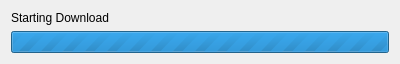
<?xml version="1.0" encoding="UTF-8"?>
<ui version="4.0">
 <class>downloadUtilityProgressDialog</class>
 <widget class="QDialog" name="downloadUtilityProgressDialog">
  <property name="geometry">
   <rect>
    <x>0</x>
    <y>0</y>
    <width>400</width>
    <height>58</height>
   </rect>
  </property>
  <property name="windowTitle">
   <string>Downloading COASTALME Utilities . . .</string>
  </property>
  <layout class="QVBoxLayout" name="verticalLayout">
   <item>
    <widget class="QLabel" name="label">
     <property name="text">
      <string>Starting Download</string>
     </property>
    </widget>
   </item>
   <item>
    <widget class="QProgressBar" name="progressBar">
     <property name="maximum">
      <number>0</number>
     </property>
     <property name="value">
      <number>-1</number>
     </property>
     <property name="format">
      <string/>
     </property>
    </widget>
   </item>
  </layout>
 </widget>
 <resources/>
 <connections/>
</ui>
